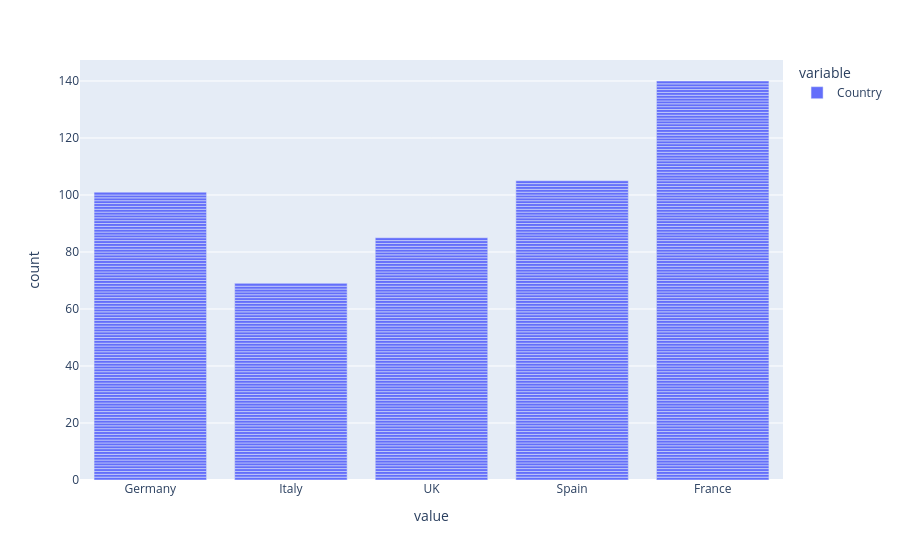
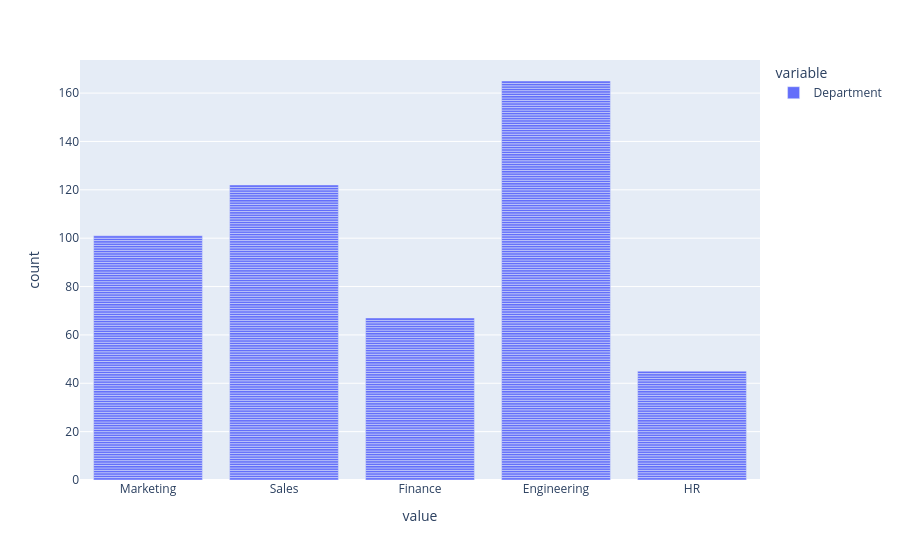
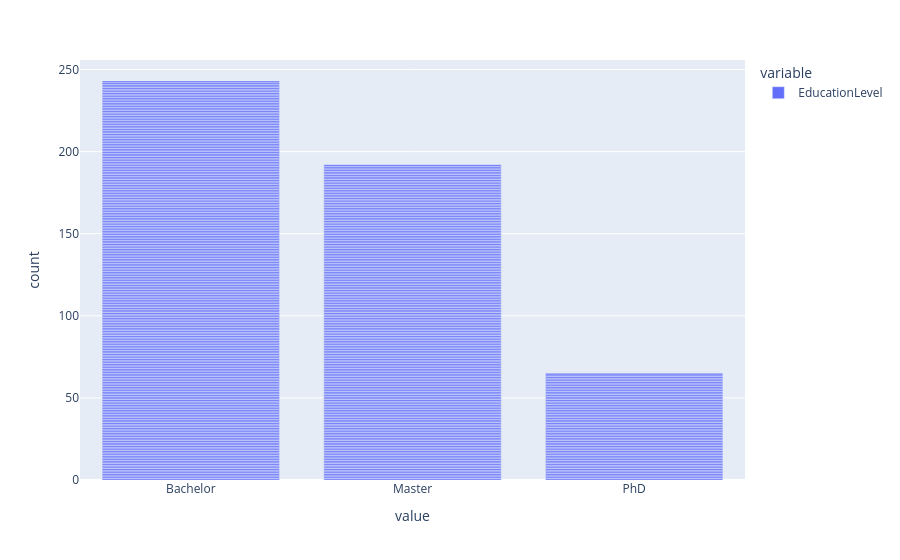

Write notebook code for charts like these, in order.
### Code cell
# Univariate analysis
# Barplot of each qualitative variable
cat_features = ['Country', 'Department', 'EducationLevel']
for i in range(len(cat_features)):
    fig = px.bar(dataset[cat_features[i]])
    fig.show()

### Figure 1 — Plotly figure (JSON) as saved in the notebook; plotly's stock layout.template omitted (floating-point values rounded to 4 significant figures; data arrays with more than 128 entries replaced by an {"elided": "..."} marker saying what was removed)
{"data": [{"hovertemplate": "variable=Country<br>value=%{x}<br>count=%{y}<extra></extra>", "legendgroup": "Country", "marker": {"color": "#636efa", "pattern": {"shape": ""}}, "name": "Country", "orientation": "v", "showlegend": true, "textposition": "auto", "type": "bar", "x": {"elided": "500 str values"}, "xaxis": "x", "y": {"elided": "500 int values"}, "yaxis": "y"}], "layout": {"barmode": "relative", "legend": {"title": {"text": "variable"}, "tracegroupgap": 0}, "margin": {"t": 60}, "xaxis": {"anchor": "y", "domain": [0, 1], "title": {"text": "value"}}, "yaxis": {"anchor": "x", "domain": [0, 1], "title": {"text": "count"}}}}

### Figure 2 — Plotly figure (JSON) as saved in the notebook; plotly's stock layout.template omitted (floating-point values rounded to 4 significant figures; data arrays with more than 128 entries replaced by an {"elided": "..."} marker saying what was removed)
{"data": [{"hovertemplate": "variable=Department<br>value=%{x}<br>count=%{y}<extra></extra>", "legendgroup": "Department", "marker": {"color": "#636efa", "pattern": {"shape": ""}}, "name": "Department", "orientation": "v", "showlegend": true, "textposition": "auto", "type": "bar", "x": {"elided": "500 str values"}, "xaxis": "x", "y": {"elided": "500 int values"}, "yaxis": "y"}], "layout": {"barmode": "relative", "legend": {"title": {"text": "variable"}, "tracegroupgap": 0}, "margin": {"t": 60}, "xaxis": {"anchor": "y", "domain": [0, 1], "title": {"text": "value"}}, "yaxis": {"anchor": "x", "domain": [0, 1], "title": {"text": "count"}}}}

### Figure 3 — Plotly figure (JSON) as saved in the notebook; plotly's stock layout.template omitted (floating-point values rounded to 4 significant figures; data arrays with more than 128 entries replaced by an {"elided": "..."} marker saying what was removed)
{"data": [{"hovertemplate": "variable=EducationLevel<br>value=%{x}<br>count=%{y}<extra></extra>", "legendgroup": "EducationLevel", "marker": {"color": "#636efa", "pattern": {"shape": ""}}, "name": "EducationLevel", "orientation": "v", "showlegend": true, "textposition": "auto", "type": "bar", "x": {"elided": "500 str values"}, "xaxis": "x", "y": {"elided": "500 int values"}, "yaxis": "y"}], "layout": {"barmode": "relative", "legend": {"title": {"text": "variable"}, "tracegroupgap": 0}, "margin": {"t": 60}, "xaxis": {"anchor": "y", "domain": [0, 1], "title": {"text": "value"}}, "yaxis": {"anchor": "x", "domain": [0, 1], "title": {"text": "count"}}}}
